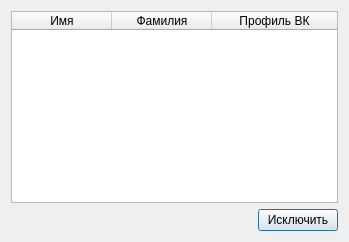
<?xml version="1.0" encoding="UTF-8"?>
<ui version="4.0">
 <class>ParticipantsDialog</class>
 <widget class="QDialog" name="ParticipantsDialog">
  <property name="geometry">
   <rect>
    <x>0</x>
    <y>0</y>
    <width>349</width>
    <height>241</height>
   </rect>
  </property>
  <property name="sizePolicy">
   <sizepolicy hsizetype="MinimumExpanding" vsizetype="Preferred">
    <horstretch>0</horstretch>
    <verstretch>0</verstretch>
   </sizepolicy>
  </property>
  <property name="windowTitle">
   <string>Dialog</string>
  </property>
  <layout class="QVBoxLayout" name="verticalLayout">
   <item>
    <widget class="QTableWidget" name="tableWidget">
     <property name="sizePolicy">
      <sizepolicy hsizetype="Preferred" vsizetype="MinimumExpanding">
       <horstretch>0</horstretch>
       <verstretch>0</verstretch>
      </sizepolicy>
     </property>
     <attribute name="horizontalHeaderStretchLastSection">
      <bool>true</bool>
     </attribute>
     <attribute name="verticalHeaderStretchLastSection">
      <bool>false</bool>
     </attribute>
     <column>
      <property name="text">
       <string>Имя</string>
      </property>
     </column>
     <column>
      <property name="text">
       <string>Фамилия</string>
      </property>
     </column>
     <column>
      <property name="text">
       <string>Профиль ВК</string>
      </property>
     </column>
    </widget>
   </item>
   <item alignment="Qt::AlignRight">
    <widget class="QPushButton" name="pushButton">
     <property name="text">
      <string>Исключить</string>
     </property>
    </widget>
   </item>
  </layout>
 </widget>
 <resources/>
 <connections/>
</ui>
